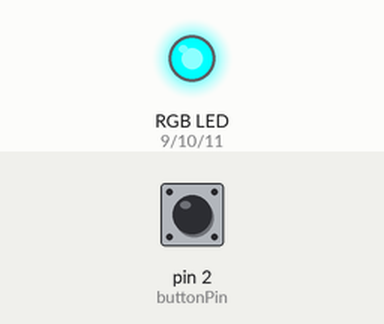
This sketch was run on a simulated Arduino Uno, built with avr-gcc and run on an emulated ATmega328P. Shown: an RGB LED mixed from three pins (HIGH = lit). Dashed ring = blinking. Inputs (shaded band) come from the test bench; at power-on: pin 2 (buttonPin) LOW.

Above: at 1.2 s.
1.3 s: pin 2 (buttonPin) pulled HIGH for 1 s
At 2.54 s:
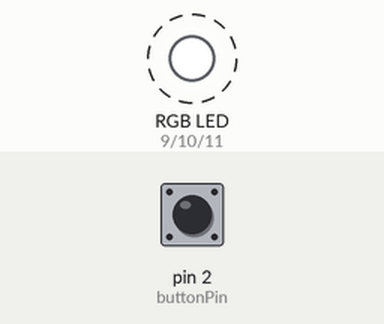
5.3 s: pin 2 (buttonPin) pulled HIGH for 0.15 s
At 5.84 s:
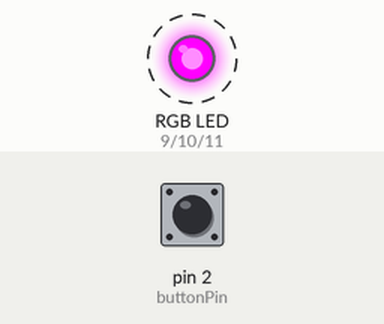
8.4 s: pin 2 (buttonPin) pulled HIGH for 0.15 s
At 8.85 s:
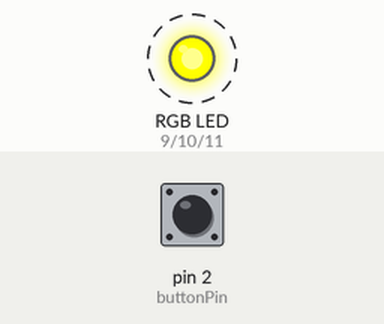
11.5 s: pin 2 (buttonPin) pulled HIGH for 3.2 s
16.2 s: pin 2 (buttonPin) pulled HIGH for 0.15 s
At 16.43 s:
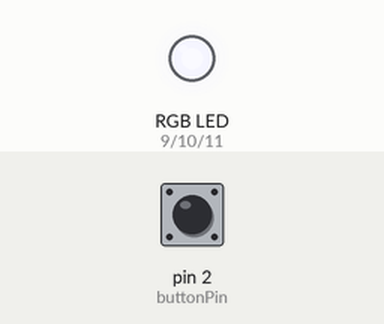
19.3 s: pin 2 (buttonPin) pulled HIGH for 1 s
Timing chart, 0 to 22.3 s (numbered marks = the images above; inputs shaded):
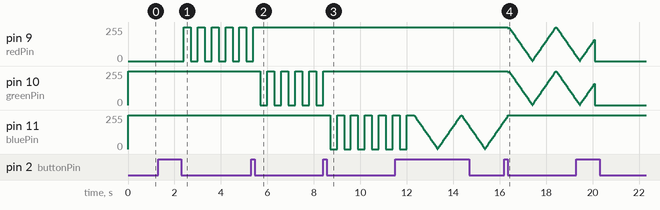

Measured:
- after the input at 1.3 s, pin 9 (redPin): alternates 255/255 for 0.30 s and 0/255 for 0.30 s, starting after 1.1 s
- after the input at 5.3 s, pin 9 (redPin): goes on until 5.4 s, then stays 255/255; pin 10 (greenPin): alternates 255/255 for 0.30 s and 0/255 for 0.30 s, starting after 0.40 s
- after the input at 8.4 s, pin 10 (greenPin): stops changing and stays 255/255; pin 11 (bluePin): alternates 255/255 for 0.30 s and 0/255 for 0.30 s, starting after 0.30 s

The sketch:

practice-7.ino
```cpp
const int buttonPin = 2;
const int redPin = 9;
const int greenPin = 10;
const int bluePin = 11;

int mode = 0;
int colorIndex = 0;
int blinkState = HIGH;
int brightness = 0;
int fadeAmount = 5;

int lastButtonState = LOW;
bool isPressing = false;
bool longPressTriggered = false;

unsigned long pressStartTime = 0;
unsigned long lastDebounceTime = 0;
unsigned long lastBlinkTime = 0;
unsigned long lastFadeTime = 0;

const unsigned long debounceDelay = 30;
const unsigned long longPressDuration = 800;
const unsigned long blinkInterval = 300;
const unsigned long fadeInterval = 20;

const int colors[7][3] = {
  {1, 0, 0},
  {0, 1, 0},
  {0, 0, 1},
  {1, 1, 0},
  {0, 1, 1},
  {1, 0, 1},
  {1, 1, 1}
};

void writeColorBrightness(int index, int level) {
  int redValue = colors[index][0] * level;
  int greenValue = colors[index][1] * level;
  int blueValue = colors[index][2] * level;

  analogWrite(redPin, 255 - redValue);
  analogWrite(greenPin, 255 - greenValue);
  analogWrite(bluePin, 255 - blueValue);
}

int checkButton() {
  unsigned long currentMillis = millis();
  int reading = digitalRead(buttonPin);
  int action = 0;

  if (reading != lastButtonState && (currentMillis - lastDebounceTime) > debounceDelay) {
    lastDebounceTime = currentMillis;

    if (reading == HIGH) {
      isPressing = true;
      longPressTriggered = false;
      pressStartTime = currentMillis;
    } else {
      if (isPressing && !longPressTriggered) {
        action = 1;
      }
      isPressing = false;
    }
  }
  lastButtonState = reading;

  if (isPressing && !longPressTriggered && (currentMillis - pressStartTime >= longPressDuration)) {
    longPressTriggered = true;
    action = 2;
  }

  return action;
}

void updateLED() {
  unsigned long currentMillis = millis();

  if (mode == 0) {
    writeColorBrightness(colorIndex, 255);
  } else if (mode == 1) {
    if (currentMillis - lastBlinkTime >= blinkInterval) {
      lastBlinkTime = currentMillis;
      blinkState = (blinkState == LOW) ? HIGH : LOW;
    }
    writeColorBrightness(colorIndex, (blinkState == HIGH) ? 255 : 0);
  } else if (mode == 2) {
    if (currentMillis - lastFadeTime >= fadeInterval) {
      lastFadeTime = currentMillis;
      brightness = brightness + fadeAmount;
      if (brightness <= 0) {
        brightness = 0;
        fadeAmount = -fadeAmount;
      } else if (brightness >= 255) {
        brightness = 255;
        fadeAmount = -fadeAmount;
      }
    }
    writeColorBrightness(colorIndex, brightness);
  }
}

void setup() {
  pinMode(buttonPin, INPUT);
  pinMode(redPin, OUTPUT);
  pinMode(greenPin, OUTPUT);
  pinMode(bluePin, OUTPUT);
}

void loop() {
  int buttonAction = checkButton();

  if (buttonAction == 1) {
    colorIndex = (colorIndex + 1) % 7;
  } else if (buttonAction == 2) {
    mode = (mode + 1) % 3;
    blinkState = HIGH;
    brightness = 0;
    fadeAmount = 5;
    lastBlinkTime = millis();
    lastFadeTime = millis();
  }

  updateLED();
}
```
